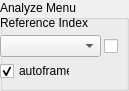
                     <widget class="QGroupBox" name="groupBox_8">
                      <property name="minimumSize">
                       <size>
                        <width>120</width>
                        <height>90</height>
                       </size>
                      </property>
                      <property name="title">
                       <string>Analyze Menu</string>
                      </property>
                      <widget class="QComboBox" name="bal_RefComboBox">
                       <property name="geometry">
                        <rect>
                         <x>0</x>
                         <y>35</y>
                         <width>101</width>
                         <height>22</height>
                        </rect>
                       </property>
                      </widget>
                      <widget class="QLabel" name="label_37">
                       <property name="geometry">
                        <rect>
                         <x>0</x>
                         <y>15</y>
                         <width>101</width>
                         <height>16</height>
                        </rect>
                       </property>
                       <property name="text">
                        <string>Reference Index</string>
                       </property>
                      </widget>
                      <widget class="QCheckBox" name="bal_refCheckBox">
                       <property name="geometry">
                        <rect>
                         <x>104</x>
                         <y>35</y>
                         <width>16</width>
                         <height>22</height>
                        </rect>
                       </property>
                       <property name="text">
                        <string/>
                       </property>
                      </widget>
                      <widget class="QCheckBox" name="autoframe">
                       <property name="geometry">
                        <rect>
                         <x>0</x>
                         <y>60</y>
                         <width>70</width>
                         <height>22</height>
                        </rect>
                       </property>
                       <property name="text">
                        <string>autoframe</string>
                       </property>
                       <property name="checked">
                        <bool>true</bool>
                       </property>
                      </widget>
                     </widget>
